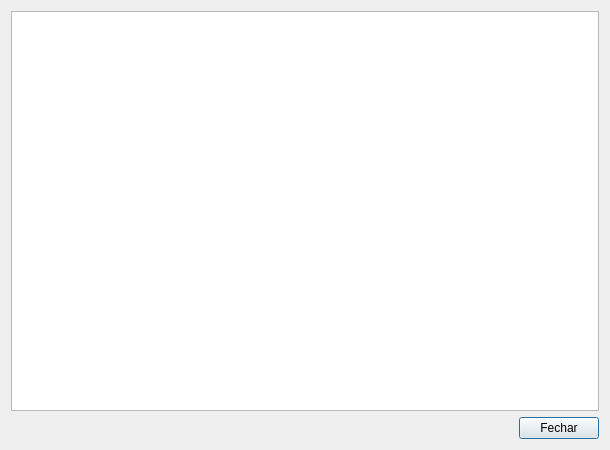
<?xml version="1.0" encoding="UTF-8"?>
<ui version="4.0">
 <author>Puttini, Volnei C.</author>
 <class>DialogAbout</class>
 <widget class="QDialog" name="DialogAbout">
  <property name="windowModality">
   <enum>Qt::ApplicationModal</enum>
  </property>
  <property name="geometry">
   <rect>
    <x>0</x>
    <y>0</y>
    <width>610</width>
    <height>450</height>
   </rect>
  </property>
  <property name="sizePolicy">
   <sizepolicy hsizetype="Fixed" vsizetype="Fixed">
    <horstretch>0</horstretch>
    <verstretch>0</verstretch>
   </sizepolicy>
  </property>
  <property name="minimumSize">
   <size>
    <width>610</width>
    <height>450</height>
   </size>
  </property>
  <property name="maximumSize">
   <size>
    <width>610</width>
    <height>450</height>
   </size>
  </property>
  <property name="windowTitle">
   <string>Dialog</string>
  </property>
  <property name="windowIcon">
   <iconset resource="application.qrc">
    <normaloff>:/docbase.png</normaloff>:/docbase.png</iconset>
  </property>
  <layout class="QGridLayout" name="gridLayout">
   <item row="0" column="0" colspan="2">
    <widget class="QGraphicsView" name="graphicsViewAbout"/>
   </item>
   <item row="1" column="0">
    <spacer name="horizontalSpacer">
     <property name="orientation">
      <enum>Qt::Horizontal</enum>
     </property>
     <property name="sizeHint" stdset="0">
      <size>
       <width>40</width>
       <height>20</height>
      </size>
     </property>
    </spacer>
   </item>
   <item row="1" column="1">
    <widget class="QPushButton" name="pushButtonClose">
     <property name="text">
      <string>Fechar</string>
     </property>
    </widget>
   </item>
  </layout>
 </widget>
 <resources>
  <include location="application.qrc"/>
 </resources>
 <connections>
  <connection>
   <sender>pushButtonClose</sender>
   <signal>clicked()</signal>
   <receiver>DialogAbout</receiver>
   <slot>close()</slot>
   <hints>
    <hint type="sourcelabel">
     <x>554</x>
     <y>385</y>
    </hint>
    <hint type="destinationlabel">
     <x>398</x>
     <y>367</y>
    </hint>
   </hints>
  </connection>
 </connections>
</ui>
